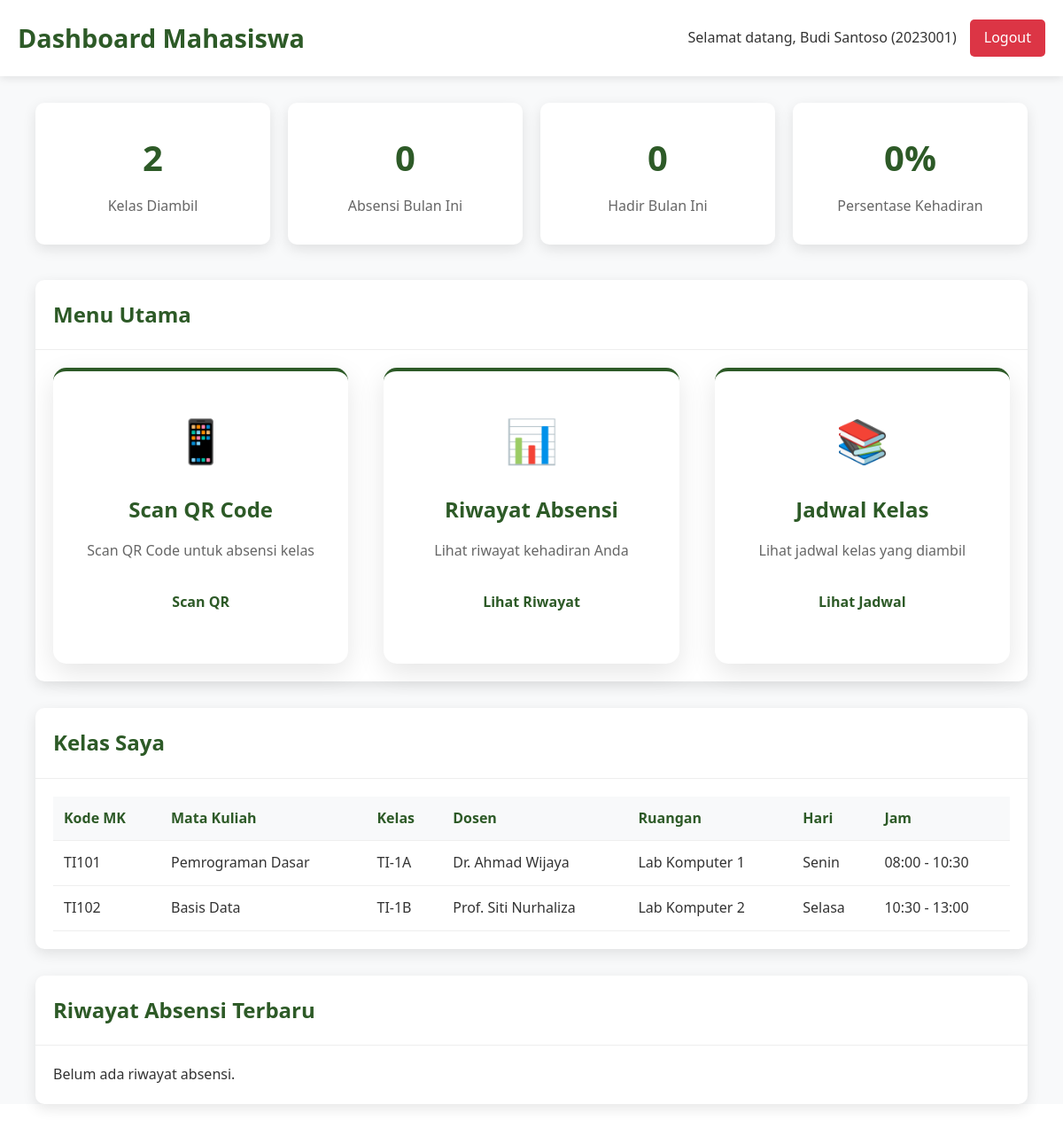
Page /dashboard/mahasiswa/index.php (signed in) on the committed database.
### tables this page shows
CREATE TABLE kelas (
    id INT PRIMARY KEY AUTO_INCREMENT,
    nama_kelas VARCHAR(50) NOT NULL,
    mata_kuliah_id INT,
    dosen_id INT,
    ruangan VARCHAR(50),
    hari ENUM('Senin', 'Selasa', 'Rabu', 'Kamis', 'Jumat', 'Sabtu') NOT NULL,
    jam_mulai TIME NOT NULL,
    jam_selesai TIME NOT NULL,
    created_at TIMESTAMP DEFAULT CURRENT_TIMESTAMP,
    FOREIGN KEY (mata_kuliah_id) REFERENCES mata_kuliah(id) ON DELETE CASCADE,
    FOREIGN KEY (dosen_id) REFERENCES users(id) ON DELETE SET NULL
);

CREATE TABLE mata_kuliah (
    id INT PRIMARY KEY AUTO_INCREMENT,
    kode_mk VARCHAR(10) UNIQUE NOT NULL,
    nama_mk VARCHAR(100) NOT NULL,
    sks INT NOT NULL,
    semester INT NOT NULL,
    dosen_id INT,
    created_at TIMESTAMP DEFAULT CURRENT_TIMESTAMP,
    FOREIGN KEY (dosen_id) REFERENCES users(id) ON DELETE SET NULL
);

CREATE TABLE users (
    id INT PRIMARY KEY AUTO_INCREMENT,
    username VARCHAR(50) UNIQUE NOT NULL,
    password VARCHAR(255) NOT NULL,
    full_name VARCHAR(100) NOT NULL,
    email VARCHAR(100) UNIQUE NOT NULL,
    role ENUM('admin', 'dosen', 'mahasiswa') NOT NULL,
    nim_nip VARCHAR(20) UNIQUE,
    created_at TIMESTAMP DEFAULT CURRENT_TIMESTAMP,
    updated_at TIMESTAMP DEFAULT CURRENT_TIMESTAMP ON UPDATE CURRENT_TIMESTAMP
);

### config/session.php (called while the page is built, shortened)
<?php
function isLoggedIn() {
    return isset($_SESSION['user_id']);
}
function getCurrentUser() {
    if (isLoggedIn()) {
        return [
            'id' => $_SESSION['user_id'],
            'username' => $_SESSION['username'],
            'full_name' => $_SESSION['full_name'],
            'role' => $_SESSION['role'],
            'nim_nip' => $_SESSION['nim_nip']
        ];
    }
    return null;
}
?>

### dashboard/mahasiswa/index.php (the view, shortened to what this page needs)
<?php
require_once '../../config/session.php';
$database = new Database();
$db = $database->getConnection();
$current_user = getCurrentUser();
$query = "SELECT k.*, mk.nama_mk, mk.kode_mk, u.full_name as dosen_name
          FROM enrollments e
          JOIN kelas k ON e.kelas_id = k.id
          JOIN mata_kuliah mk ON k.mata_kuliah_id = mk.id
          JOIN users u ON k.dosen_id = u.id
          WHERE e.mahasiswa_id = ?";
$stmt = $db->prepare($query);
$stmt->execute([$current_user['id']]);
$classes = $stmt->fetchAll(PDO::FETCH_ASSOC);
$query = "SELECT a.*, qs.tanggal, k.nama_kelas, mk.nama_mk
          FROM attendance a
          JOIN qr_sessions qs ON a.qr_session_id = qs.id
          JOIN kelas k ON qs.kelas_id = k.id
          JOIN mata_kuliah mk ON k.mata_kuliah_id = mk.id
          WHERE a.mahasiswa_id = ?
          ORDER BY a.scan_time DESC LIMIT 10";
$stmt = $db->prepare($query);
$stmt->execute([$current_user['id']]);
$recent_attendance = $stmt->fetchAll(PDO::FETCH_ASSOC);
$stats = [];
$stats['total_classes'] = count($classes);
$query = "SELECT COUNT(*) as total
          FROM attendance a
          JOIN qr_sessions qs ON a.qr_session_id = qs.id
          WHERE a.mahasiswa_id = ? AND MONTH(qs.tanggal) = MONTH(CURDATE()) AND YEAR(qs.tanggal) = YEAR(CURDATE())";
$stmt = $db->prepare($query);
$stmt->execute([$current_user['id']]);
$stats['monthly_attendance'] = $stmt->fetch(PDO::FETCH_ASSOC)['total'];
$query = "SELECT COUNT(*) as total
          FROM attendance a
          JOIN qr_sessions qs ON a.qr_session_id = qs.id
          WHERE a.mahasiswa_id = ? AND a.status = 'hadir' AND MONTH(qs.tanggal) = MONTH(CURDATE()) AND YEAR(qs.tanggal) = YEAR(CURDATE())";
$stmt = $db->prepare($query);
$stmt->execute([$current_user['id']]);
$stats['present_count'] = $stmt->fetch(PDO::FETCH_ASSOC)['total'];
$stats['attendance_percentage'] = $stats['monthly_attendance'] > 0 ? round(($stats['present_count'] / $stats['monthly_attendance']) * 100, 1) : 0;
?>
<!DOCTYPE html>
<html lang="id">
<head>
    <link rel="stylesheet" href="../../assets/css/style.css">
</head>
<body>
    <div class="dashboard">
        <div class="dashboard-header">
            <div class="container">
                <div class="dashboard-nav">
                    <h1 class="dashboard-title">Dashboard Mahasiswa</h1>
                    <div class="user-info">
                        <span>Selamat datang, <?php echo $current_user['full_name']; ?> (<?php echo $current_user['nim_nip']; ?>)</span>
                        <a href="../../logout.php" class="logout-btn">Logout</a>
                    </div>
                </div>
            </div>
        </div>
        <div class="dashboard-content">
            <div class="container">
                <div class="stats-grid">
                    <div class="stat-card">
                        <div class="stat-number"><?php echo $stats['total_classes']; ?></div>
                        <div class="stat-label">Kelas Diambil</div>
                    </div>
                    <div class="stat-card">
                        <div class="stat-number"><?php echo $stats['monthly_attendance']; ?></div>
                        <div class="stat-label">Absensi Bulan Ini</div>
                    </div>
                    <div class="stat-card">
                        <div class="stat-number"><?php echo $stats['present_count']; ?></div>
                        <div class="stat-label">Hadir Bulan Ini</div>
                    </div>
                    <div class="stat-card">
                        <div class="stat-number"><?php echo $stats['attendance_percentage']; ?>%</div>
                        <div class="stat-label">Persentase Kehadiran</div>
                    </div>
                </div>
                <div class="card">
                    <div class="card-header">
                        <h3 class="card-title">Menu Utama</h3>
                    </div>
                    <div class="card-body">
                        <div class="features-grid">
                            <div class="feature-card">
                                <div class="feature-icon">📱</div>
                                <h3>Scan QR Code</h3>
                                <p>Scan QR Code untuk absensi kelas</p>
                                <a href="scan-qr.php" class="btn btn-primary" style="margin-top: 15px;">Scan QR</a>
                            </div>
                            <div class="feature-card">
                                <div class="feature-icon">📊</div>
                                <h3>Riwayat Absensi</h3>
                                <p>Lihat riwayat kehadiran Anda</p>
                                <a href="attendance-history.php" class="btn btn-primary" style="margin-top: 15px;">Lihat Riwayat</a>
                            </div>
                            <div class="feature-card">
                                <div class="feature-icon">📚</div>
                                <h3>Jadwal Kelas</h3>
                                <p>Lihat jadwal kelas yang diambil</p>
                                <a href="schedule.php" class="btn btn-primary" style="margin-top: 15px;">Lihat Jadwal</a>
                            </div>
                        </div>
                    </div>
                </div>
                <div class="card">
                    <div class="card-header">
                        <h3 class="card-title">Kelas Saya</h3>
                    </div>
                    <div class="card-body">
                        <?php if (count($classes) > 0): ?>
                            <table class="table">
                                <thead>
                                    <tr>
                                        <th>Kode MK</th>
                                        <th>Mata Kuliah</th>
                                        <th>Kelas</th>
                                        <th>Dosen</th>
                                        <th>Ruangan</th>
                                        <th>Hari</th>
                                        <th>Jam</th>
                                    </tr>
                                </thead>
                                <tbody>
                                    <?php foreach ($classes as $class): ?>
                                        <tr>
                                            <td><?php echo $class['kode_mk']; ?></td>
                                            <td><?php echo $class['nama_mk']; ?></td>
                                            <td><?php echo $class['nama_kelas']; ?></td>
                                            <td><?php echo $class['dosen_name']; ?></td>
                                            <td><?php echo $class['ruangan']; ?></td>
                                            <td><?php echo $class['hari']; ?></td>
                                            <td><?php echo date('H:i', strtotime($class['jam_mulai'])) . ' - ' . date('H:i', strtotime($class['jam_selesai'])); ?></td>
                                        </tr>
                                    <?php endforeach; ?>
                                </tbody>
                            </table>
                        <?php else: ?>
                            <p>Anda belum terdaftar di kelas manapun. Silakan hubungi admin untuk mendaftar kelas.</p>
                        <?php endif; ?>
                    </div>
                </div>
                <div class="card">
                    <div class="card-header">
                        <h3 class="card-title">Riwayat Absensi Terbaru</h3>
                    </div>
                    <div class="card-body">
                        <?php if (count($recent_attendance) > 0): ?>
                            <table class="table">
                                <thead>
                                    <tr>
                                        <th>Mata Kuliah</th>
                                        <th>Kelas</th>
                                        <th>Status</th>
                                        <th>Tanggal</th>
                                        <th>Waktu Scan</th>
                                    </tr>
                                </thead>
                                <tbody>
                                    <?php foreach ($recent_attendance as $attendance): ?>
                                        <tr>
                                            <td><?php echo $attendance['nama_mk']; ?></td>
                                            <td><?php echo $attendance['nama_kelas']; ?></td>
                                            <td>
                                                <span class="badge badge-<?php echo $attendance['status'] == 'hadir' ? 'success' : ($attendance['status'] == 'sakit' ? 'warning' : 'danger'); ?>">
                                                    <?php echo ucfirst($attendance['status']); ?>
                                                </span>
                                            </td>
                                            <td><?php echo date('d/m/Y', strtotime($attendance['tanggal'])); ?></td>
                                            <td><?php echo date('H:i:s', strtotime($attendance['scan_time'])); ?></td>
                                        </tr>
                                    <?php endforeach; ?>
                                </tbody>
                            </table>
                        <?php else: ?>
                            <p>Belum ada riwayat absensi.</p>
                        <?php endif; ?>
                    </div>
                </div>
            </div>
        </div>
    </div>
</body>
</html>

### assets/css/style.css (style rules this page uses)
* { margin: 0; padding: 0; box-sizing: border-box; }
body { font-family: "Segoe UI", Tahoma, Geneva, Verdana, sans-serif; line-height: 1.6; color: #333; }
.container { max-width: 1200px; margin: 0 auto; padding: 0 20px; }
.btn { display: inline-block; padding: 15px 30px; text-decoration: none; border-radius: 30px; font-weight: bold; transition: all 0.3s ease; border: 2px solid transparent; }
.btn-primary { background: white; color: #2d5a27; }
.features-grid { display: grid; grid-template-columns: repeat(auto-fit, minmax(300px, 1fr)); gap: 40px; }
.feature-card { background: white; padding: 40px 30px; border-radius: 15px; text-align: center; box-shadow: 0 10px 30px rgba(0, 0, 0, 0.1); transition: all 0.3s ease; border-top: 4px solid #2d5a27; }
.feature-icon { font-size: 3rem; margin-bottom: 20px; }
.feature-card h3 { color: #2d5a27; margin-bottom: 15px; font-size: 1.5rem; }
.feature-card p { color: #666; line-height: 1.6; }
.dashboard { min-height: 100vh; background: #f8f9fa; }
.dashboard-header { background: white; padding: 20px 0; box-shadow: 0 2px 10px rgba(0, 0, 0, 0.1); margin-bottom: 30px; }
.dashboard-nav { display: flex; justify-content: space-between; align-items: center; }
.dashboard-title { color: #2d5a27; font-size: 1.8rem; font-weight: bold; }
.user-info { display: flex; align-items: center; gap: 15px; }
.logout-btn { background: #dc3545; color: white; padding: 8px 16px; text-decoration: none; border-radius: 5px; transition: background 0.3s ease; }
.dashboard-content { padding: 0 20px; }
.stats-grid { display: grid; grid-template-columns: repeat(auto-fit, minmax(250px, 1fr)); gap: 20px; margin-bottom: 40px; }
.stat-card { background: white; padding: 30px; border-radius: 10px; box-shadow: 0 5px 15px rgba(0, 0, 0, 0.1); text-align: center; }
.stat-number { font-size: 2.5rem; font-weight: bold; color: #2d5a27; margin-bottom: 10px; }
.stat-label { color: #666; font-size: 1rem; }
.card { background: white; border-radius: 10px; box-shadow: 0 5px 15px rgba(0, 0, 0, 0.1); margin-bottom: 30px; }
.card-header { padding: 20px; border-bottom: 1px solid #eee; }
.card-title { color: #2d5a27; font-size: 1.5rem; font-weight: bold; margin: 0; }
.card-body { padding: 20px; }
.table { width: 100%; border-collapse: collapse; }
.table th, .table td { padding: 12px; text-align: left; border-bottom: 1px solid #eee; }
.table th { background: #f8f9fa; color: #2d5a27; font-weight: bold; }

### rows in the picture
kelas: mata_kuliah.kode_mk "TI101", mata_kuliah.nama_mk "Pemrograman Dasar", nama_kelas "TI-1A", dosen.full_name "Dr. Ahmad Wijaya", ruangan "Lab Komputer 1", hari "Senin", jam_mulai "08:00", jam_selesai "10:30"
kelas: mata_kuliah.kode_mk "TI102", mata_kuliah.nama_mk "Basis Data", nama_kelas "TI-1B", dosen.full_name "Prof. Siti Nurhaliza", ruangan "Lab Komputer 2", hari "Selasa", jam_mulai "10:30", jam_selesai "13:00"

### other values in the picture
$current_user['full_name'] "Budi Santoso"
$current_user['nim_nip'] "2023001"
$stats['total_classes'] "2"
$stats['monthly_attendance'] "0"
$stats['present_count'] "0"
$stats['attendance_percentage'] "0"
